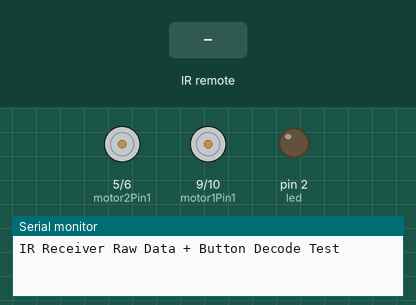
This sketch was run on a simulated Arduino Uno, built with avr-gcc and run on an emulated ATmega328P. Parts: motor-driver pin pairs drawn as motors (green arrow = first pin HIGH = forward, orange = second pin HIGH = backward, longer = more drive), output pins drawn as LEDs (lit = HIGH), the last lines printed to the serial monitor. The test bench sets the inputs (shaded band).

Above: at 1.2 s.
1.3 s: infrared code 0xFFA857 received
At 1.8 s:
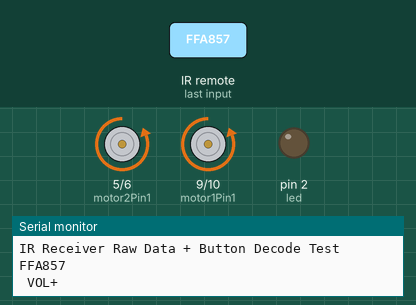
4.3 s: infrared code 0xFF906F received
At 5.1 s:
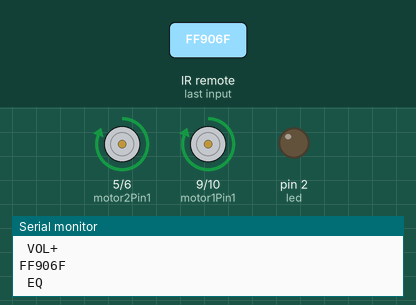
6.8 s: infrared code 0xFFA25D received
At 7.2 s:
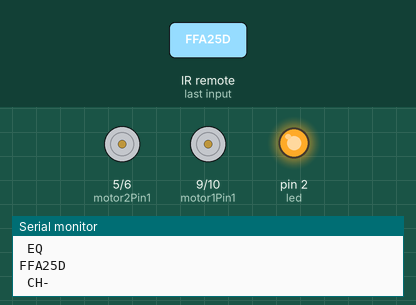
Timing chart, 0 to 9.8 s (numbered marks = the images above; inputs shaded):
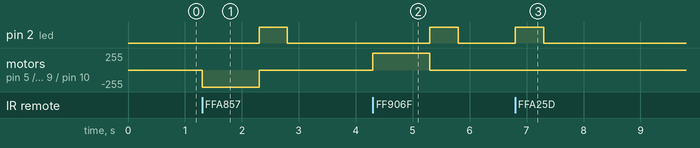

Measured:
- after the input at 1.3 s, pin 2 (led): LOW → HIGH after 1.0 s, → LOW 0.50 s later; motor on pin 5 (motor2Pin1) / pin 6 (motor2Pin2), motor on pin 9 (motor1Pin1) / pin 10 (motor1Pin2): stopped → backward 255/255 at once, → stopped 1.0 s later
- after the input at 4.3 s, pin 2 (led): LOW → HIGH after 1.0 s, → LOW 0.50 s later; motor on pin 5 (motor2Pin1) / pin 6 (motor2Pin2), motor on pin 9 (motor1Pin1) / pin 10 (motor1Pin2): stopped → forward 255/255 at once, → stopped 1.0 s later
- after the input at 6.8 s, pin 2 (led): LOW → HIGH at once, → LOW 0.50 s later

The sketch:

MotoresIRSensor.ino
```cpp
/* YourDuino.com Example Software Sketch
 IR Remote Kit Test
 Uses YourDuino.com IR Infrared Remote Control Kit 2
 http://arduino-direct.com/sunshop/index.php?l=product_detail&p=153
 based on code by Ken Shirriff - http://arcfn.com
 Get Library at: https://github.com/shirriff/Arduino-IRremote
 Unzip folder into Libraries. RENAME folder IRremote
 terry@yourduino.com */

/*-----( Import needed libraries )-----*/

#include "IRremote.h"

/*-----( Declare Constants )-----*/
int receiver = 11; // pin 1 of IR receiver to Arduino digital pin 11
int led = 2;
int motor2Pin1 =  5;    // One motor wire in Motor2 connected to digital pin 5
int motor2Pin2 =  6;    // One motor wire in Motor2 connected to digital pin 6
int motor1Pin1 =  9;    // One motor wire in Motor1 connected to digital pin 7
int motor1Pin2 =  10;    // One motor wire in Motor1 connected to digital pin 8


/*-----( Declare objects )-----*/
IRrecv irrecv(receiver);           // create instance of 'irrecv'
decode_results results;            // create instance of 'decode_results'
/*-----( Declare Variables )-----*/


void setup()   /*----( SETUP: RUNS ONCE )----*/
{
  Serial.begin(9600);
  Serial.println("IR Receiver Raw Data + Button Decode Test");
  irrecv.enableIRIn(); // Start the receiver
  pinMode(led, OUTPUT);
    // initialize the digital pins as an output:
  pinMode(motor1Pin1, OUTPUT);
  pinMode(motor1Pin2, OUTPUT);
  pinMode(motor2Pin1, OUTPUT);
  pinMode(motor2Pin2, OUTPUT);


}/*--(end setup )---*/


void loop()   /*----( LOOP: RUNS CONSTANTLY )----*/
{
  if (irrecv.decode(&results)) // have we received an IR signal?

  {
  Serial.println(results.value, HEX); // UN Comment to see raw values
    translateIR();
    irrecv.resume(); // receive the next value
    }
}/* --(end main loop )-- */

/*-----( Declare User-written Functions )-----*/
void goStraight(int speedOfRotate, int length){
  digitalWrite(motor1Pin1, HIGH); //rotates motor1 fprward
  //analogWrite(motor1Pin1, speedofRotate);
  digitalWrite(motor1Pin2, LOW);


  digitalWrite(motor2Pin1, HIGH); //rotates motor2 foward
  //analogWrite(motor2Pin1, speedofRotate);
  digitalWrite(motor2Pin2, LOW);

  delay(length); //waits
  digitalWrite(motor1Pin1, LOW);    // stop motor1
  digitalWrite(motor2Pin1, LOW);    // stop motor2
}

void goBackwards(int speedOfRotate, int length){
  digitalWrite(motor1Pin1, LOW); //rotates motor1 backwards
  digitalWrite(motor1Pin2, HIGH);
  //analogWrite(motor1Pin2, speedofRotate);

  digitalWrite(motor2Pin1, LOW); //rotates motor2 backwards
  digitalWrite(motor2Pin2, HIGH);
  //analogWrite(motor2Pin2, speedofRotate);

  delay(length); //waits
  digitalWrite(motor1Pin2, LOW);    // stop motor1
  digitalWrite(motor2Pin2, LOW);    // stop motor2
}
void translateIR() // takes action based on IR code received

// describing Car MP3 IR codes

{

  switch(results.value)

  {

  case 0xFFA25D:
    Serial.println(" CH-            ");
    break;

  case 0xFF629D:
    Serial.println(" CH             ");
    break;

  case 0xFFE21D:
    Serial.println(" CH+            ");
    break;

  case 0xFF22DD:
    Serial.println(" PREV           ");
    break;

  case 0xFF02FD:
    Serial.println(" NEXT           ");
    break;

  case 0xFFC23D:
    Serial.println(" PLAY/PAUSE     ");
    break;

  case 0xFFE01F:
    Serial.println(" VOL-           ");
    break;

  case 0xFFA857:
    Serial.println(" VOL+           ");
   goBackwards(350,1000);
    break;

  case 0xFF906F:
    Serial.println(" EQ             ");
    goStraight(350,1000);
    break;

  case 0xFF6897:
    Serial.println(" 0              ");
    break;

  case 0xFF9867:
    Serial.println(" 100+           ");
    break;

  case 0xFFB04F:
    Serial.println(" 200+           ");
    break;

  case 0xFF30CF:
    Serial.println(" 1              ");
    break;

  case 0xFF18E7:
    Serial.println(" 2              ");
    break;

  case 0xFF7A85:
    Serial.println(" 3              ");
    break;

  case 0xFF10EF:
    Serial.println(" 4              ");
    break;

  case 0xFF38C7:
    Serial.println(" 5              ");
    break;

  case 0xFF5AA5:
    Serial.println(" 6              ");
    break;

  case 0xFF42BD:
    Serial.println(" 7              ");
    break;

  case 0xFF4AB5:
    Serial.println(" 8              ");
    break;

  case 0xFF52AD:
    Serial.println(" 9              ");
    break;

  default:
    Serial.println(" other button   ");

  }
  digitalWrite(led, HIGH);
  delay(500);
  digitalWrite(led, LOW);

} //END translateIR


/* ( THE END ) */
```
